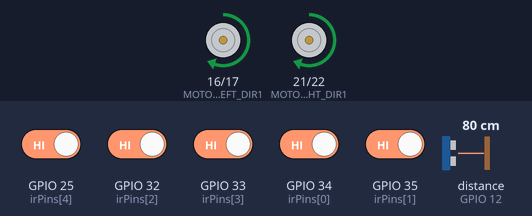
The program below on a simulated ESP32. On the bench: motor-driver pin pairs drawn as motors (green arrow = first pin HIGH = forward, orange = second pin HIGH = backward, longer = more drive, scaled by the enable pin). Wiring (inferred from the names in the program): ultrasonic range finder: trigger GPIO 13; echo GPIO 12. The test bench sets the inputs (shaded band); at power-on: GPIO 25 (irPins[4]), GPIO 32 (irPins[2]), GPIO 33 (irPins[3]), GPIO 34 (irPins[0]), GPIO 35 (irPins[1]) HIGH, distance to the obstacle (sensor on GPIO 12) 80 cm. The echo pulse lasts 58.3 µs per cm; what the program prints to the serial monitor is not drawn.

Above: at 1.2 s.
1.3 s: distance to the obstacle (sensor on GPIO 12) set to 16 cm
2.8 s: distance to the obstacle (sensor on GPIO 12) set to 12 cm
At 3.04 s:
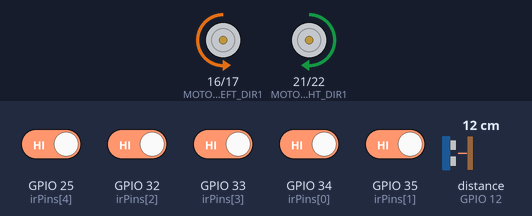
At 3.92 s:
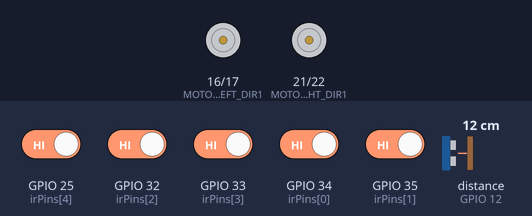
5.8 s: distance to the obstacle (sensor on GPIO 12) set to 18 cm
7.5 s: distance to the obstacle (sensor on GPIO 12) set to 2 cm
At 8.42 s:
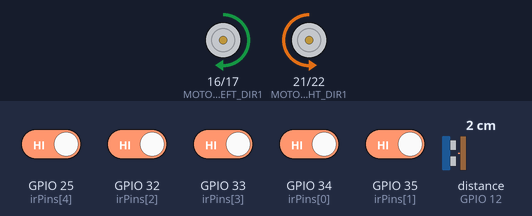
Timing chart, 0 to 11.5 s (numbered marks = the images above; inputs shaded):
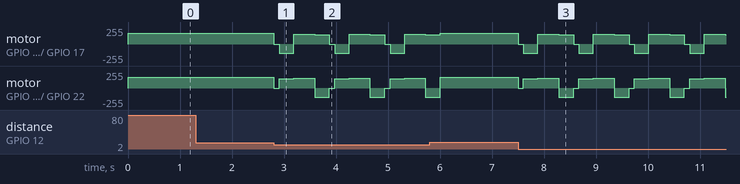

Measured:
- the behaviour switches between 15 and 14 cm on distance to the obstacle (sensor on GPIO 12) (found by bisection; images 0 and 1)
- after the input at 1.3 s, every drawn part: stays the same

The program:

main.cpp
```cpp
/**
 * @file main.cpp
 * @brief Autonomous & Semi-Autonomous Competition Robot Firmware
 * @author Phan Minh Huan
 * @details Real-time closed-loop PID control and FSM running on ESP32.
 */

#include <Arduino.h>

// --- PIN DEFINITIONS ---
// Motor Driver (TB6612FNG / L298N)
#define MOTOR_LEFT_PWM      18
#define MOTOR_RIGHT_PWM     19
#define MOTOR_LEFT_DIR1     16
#define MOTOR_LEFT_DIR2     17
#define MOTOR_RIGHT_DIR1    21
#define MOTOR_RIGHT_DIR2    22

// PWM Channels & Parameters
#define PWM_FREQ            10000 // 10 kHz
#define PWM_RES             8     // 8-bit resolution (0 - 255)
#define PWM_CHAN_LEFT       0
#define PWM_CHAN_RIGHT      1
#define BASE_SPEED          160

// Ultrasonic Sensor (HC-SR04)
#define PIN_TRIG            13
#define PIN_ECHO            12
#define OBSTACLE_DISTANCE_CM 15.0

// 5-Channel IR Sensor Array
const uint8_t irPins[5] = {34, 35, 32, 33, 25};

// --- FINITE STATE MACHINE (FSM) ---
enum RobotState {
    STATE_IDLE,
    STATE_TRACKING,
    STATE_AVOIDING,
    STATE_MANUAL
};

volatile RobotState currentState = STATE_TRACKING;

// --- PID CONTROLLER STRUCTURE ---
struct PIDController {
    float kp = 28.0f;
    float ki = 0.05f;
    float kd = 14.0f;
    float integral = 0.0f;
    float lastError = 0.0f;
} pid;

// --- FUNCTION PROTOTYPES ---
void initHardware();
void setMotorSpeeds(int16_t left, int16_t right);
int8_t readLinePosition();
float measureDistanceCM();
void updatePIDControl();
void executeObstacleAvoidance();

void setup() {
    Serial.begin(115200);
    initHardware();
    Serial.println(F("[SYSTEM] ESP32 Robot Initialized Successfully."));
}

void loop() {
    float distance = measureDistanceCM();

    // State Transitions
    if (distance > 0 && distance < OBSTACLE_DISTANCE_CM && currentState == STATE_TRACKING) {
        currentState = STATE_AVOIDING;
    }

    switch (currentState) {
        case STATE_TRACKING:
            updatePIDControl();
            break;

        case STATE_AVOIDING:
            executeObstacleAvoidance();
            currentState = STATE_TRACKING; // Resume tracking after maneuver
            break;

        case STATE_IDLE:
        default:
            setMotorSpeeds(0, 0);
            break;
    }

    delay(5); // 200 Hz loop frequency
}

// --- HARDWARE INITIALIZATION ---
void initHardware() {
    pinMode(MOTOR_LEFT_DIR1, OUTPUT);
    pinMode(MOTOR_LEFT_DIR2, OUTPUT);
    pinMode(MOTOR_RIGHT_DIR1, OUTPUT);
    pinMode(MOTOR_RIGHT_DIR2, OUTPUT);

    ledcSetup(PWM_CHAN_LEFT, PWM_FREQ, PWM_RES);
    ledcSetup(PWM_CHAN_RIGHT, PWM_FREQ, PWM_RES);
    ledcAttachPin(MOTOR_LEFT_PWM, PWM_CHAN_LEFT);
    ledcAttachPin(MOTOR_RIGHT_PWM, PWM_CHAN_RIGHT);

    pinMode(PIN_TRIG, OUTPUT);
    pinMode(PIN_ECHO, INPUT);

    for (uint8_t i = 0; i < 5; ++i) {
        pinMode(irPins[i], INPUT);
    }
}

// --- SENSOR READING & ERROR CALCULATION ---
int8_t readLinePosition() {
    // Sensor readings: 1 = line detected, 0 = background
    uint8_t s[5];
    for (uint8_t i = 0; i < 5; ++i) {
        s[i] = digitalRead(irPins[i]);
    }

    // Weighted position calculation: weights = [-2, -1, 0, 1, 2]
    int8_t sum = 0;
    int8_t activeCount = 0;
    const int8_t weights[5] = {-2, -1, 0, 1, 2};

    for (uint8_t i = 0; i < 5; ++i) {
        if (s[i] == 1) {
            sum += weights[i];
            activeCount++;
        }
    }

    return (activeCount > 0) ? (sum / activeCount) : pid.lastError;
}

// --- PID CONTROL ALGORITHM ---
void updatePIDControl() {
    float error = (float)readLinePosition();

    pid.integral += error;
    pid.integral = constrain(pid.integral, -100.0f, 100.0f); // Anti-windup
    float derivative = error - pid.lastError;

    float correction = (pid.kp * error) + (pid.ki * pid.integral) + (pid.kd * derivative);
    pid.lastError = error;

    int16_t leftSpeed = constrain((int16_t)(BASE_SPEED + correction), 0, 255);
    int16_t rightSpeed = constrain((int16_t)(BASE_SPEED - correction), 0, 255);

    setMotorSpeeds(leftSpeed, rightSpeed);
}

// --- MOTOR ACTUATION ---
void setMotorSpeeds(int16_t left, int16_t right) {
    digitalWrite(MOTOR_LEFT_DIR1, left >= 0 ? HIGH : LOW);
    digitalWrite(MOTOR_LEFT_DIR2, left >= 0 ? LOW : HIGH);
    ledcWrite(PWM_CHAN_LEFT, abs(left));

    digitalWrite(MOTOR_RIGHT_DIR1, right >= 0 ? HIGH : LOW);
    digitalWrite(MOTOR_RIGHT_DIR2, right >= 0 ? LOW : HIGH);
    ledcWrite(PWM_CHAN_RIGHT, abs(right));
}

// --- ULTRASONIC RANGING ---
float measureDistanceCM() {
    digitalWrite(PIN_TRIG, LOW);
    delayMicroseconds(2);
    digitalWrite(PIN_TRIG, HIGH);
    delayMicroseconds(10);
    digitalWrite(PIN_TRIG, LOW);

    long duration = pulseIn(PIN_ECHO, HIGH, 25000); // 25ms timeout
    if (duration == 0) return -1.0f;
    return (float)duration * 0.0343f / 2.0f;
}

// --- OBSTACLE AVOIDANCE ROUTINE ---
void executeObstacleAvoidance() {
    setMotorSpeeds(0, 0);       // Halt
    delay(100);
    setMotorSpeeds(-140, 140);   // Pivot right
    delay(280);
    setMotorSpeeds(150, 150);   // Forward bypass
    delay(400);
    setMotorSpeeds(140, -140);   // Pivot back to line
    delay(280);
}
```
